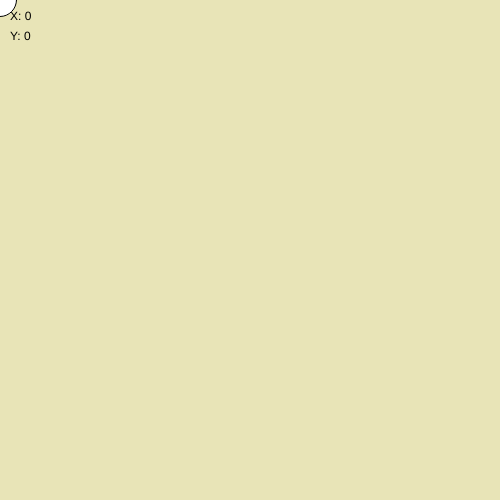
Frame 1 (no input)
Frame 60 (no input): identical to frame 1, image omitted
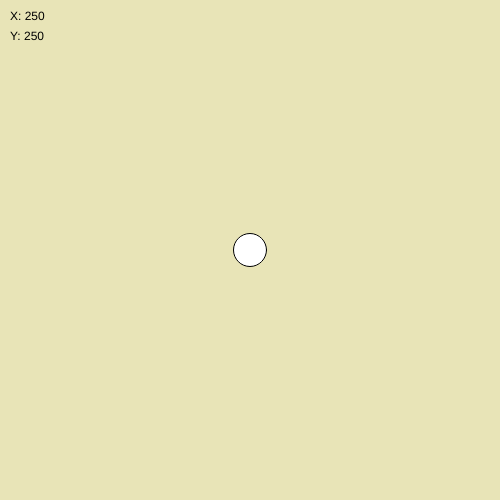
Frame 120 (the mouse pressed at the canvas centre since frame 60)

The p5.js sketch that drew these frames (run headless with seeded random() and noise() and a simulated clock; from frame 60 on, the mouse is pressed at the canvas centre):

// p5.js sketch
// ── sketch.js
function setup() {
  // put setup code here
  createCanvas(500,500);
  background(232, 228, 183);
}

function draw() {
  background(232, 228, 183);
  
  // Show positions in top left corner of canvas
  text("X: "+mouseX, 10, 20);
  text("Y: "+mouseY, 10, 40);
  
  // Draw a circle on the mouse position
  ellipse(mouseX, mouseY, 33, 33);
  
//  // 3 circles that move at varying percentages of the mouse position
//  ellipse(mouseX, 100, 33, 33);   // Top circle
//  ellipse(mouseX/2, 150, 33, 33); // Middle circle
//  ellipse(mouseX*2, 200, 33, 33); // Bottom circle
//  
//  // If else statement
//  noStroke();
//  fill(0);
//  if (mouseX < 250) {
//    rect(0, 0, 250, 500);  // Left
//  }
//  else {
//    rect(250, 0, 250, 500); // Right
//  }
}
